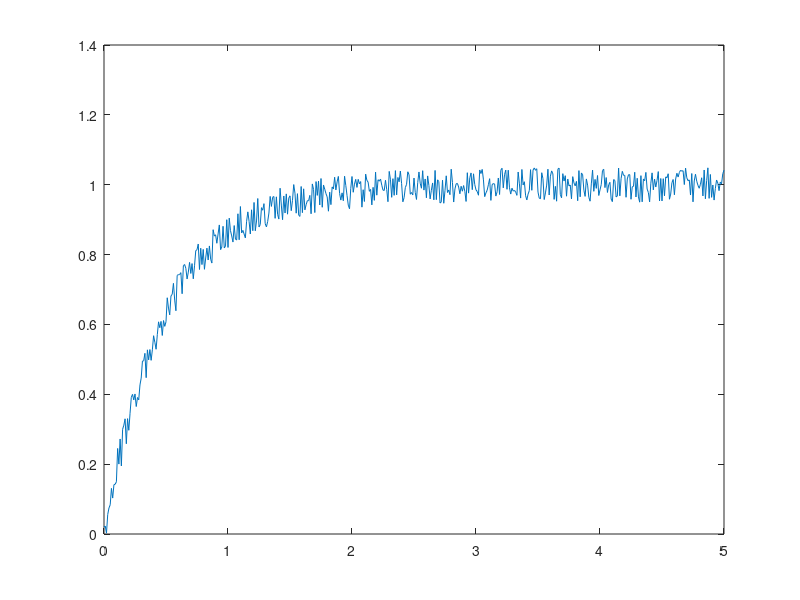

Reproduce this figure in MATLAB. (Note: this script raises an error after producing the figure.)
%Questão 1
t = [0:0.01:5];
fun_transf = tf([1],[0.5 1]);
% degrau da função
step(fun_transf, t);
array_step = step(fun_transf, t);% resposta ao degrau da função de transferencia

%Questão 2

m = length(t);
%Chamando y de array step para utilizar os dados da questão 1
y_noise = array_step +0.1*rand(m,1) - 0.05;

%Questão 4
%preciso plot do gráfico
plot(t,y_noise)
regimepermanente(t,y_noise)




